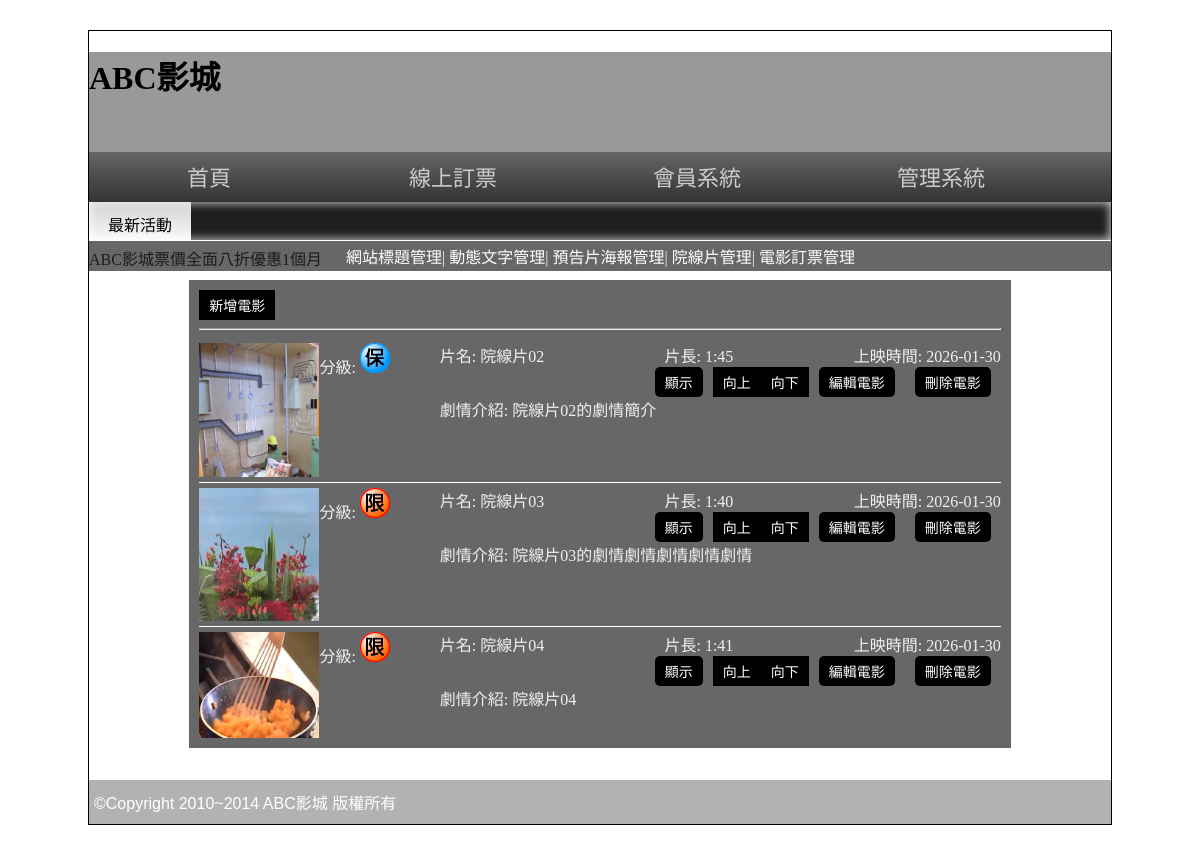
Screenshot of /back.php?do=movie (signed in) with the database file from the repository.
### tables this page shows
CREATE TABLE `movie` (
  `id` int(10) NOT NULL,
  `name` text NOT NULL,
  `level` int(1) NOT NULL,
  `long_time` int(10) NOT NULL,
  `date` date NOT NULL,
  `pub` text NOT NULL,
  `dir` text NOT NULL,
  `pre` text NOT NULL,
  `poster` text NOT NULL,
  `rank` int(10) NOT NULL,
  `sh` int(1) NOT NULL,
  `intro` text NOT NULL
);

### api/db.php (called while the page is built, shortened)
<?php
class DB{
    private $dsn = "mysql:host=localhost;dbname=db03_1;charset=utf8;";
    private $pdo;
    private $table;
    function __construct($table){
        $this->table = $table;
        $this->pdo = new PDO($this->dsn,'root','');
    }
    function all(...$arg){
        $sql = "SELECT * FROM `{$this->table}` ";
        if (isset($arg[0])) {
            if (is_array($arg[0])) {
                $tmp = $this->array_to_sql($arg[0]);
                $sql .= " WHERE " . join(" AND ", $tmp);
            }
            else {
                $sql .= $arg[0];
            }
        }
        return $this->pdo->query($sql)->fetchAll(PDO::FETCH_ASSOC);
    }
}
$Movie = new DB('movie');
?>

### back/movie.php (the view, shortened to what this page needs)
<div class="rb tab">
    <button onclick="location.href='?do=add_movie'">新增電影</button>
    <hr>
    <section id="movie_box">
        <?php
            $rows = $Movie->all(" ORDER BY `rank`");
            foreach ($rows as $key=> $row) :
                $prev_id = ($key > 0) ? $rows[$key - 1]['id'] : $row['id'];
                $next_id = ($key < count($rows) - 1) ? $rows[$key + 1]['id'] : $row['id'];
        ?>
        <div class="movie_item">
            <div class="img">
                <img src="./upload/<?=$row['poster']?>" alt="">
            </div>
            <div class="level">
                分級: <img src="./icon/<?=$row['level']?>.png" alt="">
            </div>
            <div class="box3">
                <div class="ctrl">
                    <div >片名: <?=$row['name']?></div>
                    <div >片長: <?=floor($row['long_time']/60)?>:<?=($row['long_time']%60)?></div>
                    <div >上映時間: <?=$row['date']?></div>
                </div>
                <div class="buttons">
                    <button onclick="toggle_show(<?=$row['id']?>)"><?=($row['sh'] == 1) ?"顯示":"隱藏"?></button>
                    <input type="button" class="sw" data-sw="<?=$prev_id?>-<?=$row['id']?>" value="向上">
                    <input type="button" class="sw" data-sw="<?=$next_id?>-<?=$row['id']?>" value="向下">
                    <button onclick="location.href='?do=edit_movie&id=<?=$row['id']?>'">編輯電影</button>
                    <button onclick="location.href='api/del_movie.php?id=<?=$row['id']?>'">刪除電影</button>
                </div>
                <div>
                    劇情介紹: <?=$row['intro']?>
                </div>
            </div>
        </div>
        <?php
            endforeach;
        ?>
    </section>
</div>

### back.php (shortened to what this page needs)
<?php
  include_once "./api/db.php";
?>
<!DOCTYPE html
  PUBLIC "-//W3C//DTD XHTML 1.0 Transitional//EN" "http://www.w3.org/TR/xhtml1/DTD/xhtml1-transitional.dtd">
<html xmlns="http://www.w3.org/1999/xhtml">
<head>
  <link rel="stylesheet" href="css/css.css">
  <link href="./css/s2.css" rel="stylesheet" type="text/css">
</head>
<body>
  <div id="main">
    <div id="top" style=" background:#999 center; background-size:cover; " title="替代文字">
      <h1>ABC影城</h1>
    </div>
    <div id="top2"> <a href="index.php">首頁</a> <a href="index.php?do=order">線上訂票</a> <a href="#">會員系統</a> <a
        href="back.php">管理系統</a> </div>
    <div id="text"> <span class="ct">最新活動</span>
      <marquee direction="right">
        ABC影城票價全面八折優惠1個月
      </marquee>
    </div>
    <div id="mm">
      <?php
        if (isset($_SESSION['login'])){
      ?>
      <div class="ct a rb" style="position:relative; width:101.5%; left:-1%; padding:3px; top:-9px;">
          <a href="#">網站標題管理</a>|
          <a href="#">動態文字管理</a>|
          <a href="?do=poster">預告片海報管理</a>|
          <a href="?do=movie">院線片管理</a>|
          <a href="?do=order">電影訂票管理</a>
      </div>
      <?php
        $do=$_GET['do'] ?? 'main';
        $path = "./back/$do.php";
        if (file_exists($path)) {
          include $path;
        }else {
          include "./back/main.php";
        }
      ?>
      <?php
          }
      ?>
    </div>
    <div id="bo"> ©Copyright 2010~2014 ABC影城 版權所有 </div>
  </div>
</body>
</html>

### css/css.css (style rules this page uses)
body { background:url(../icon/b.png); font-family:微軟正黑體; }
input[type='button'],input[type='submit'],input[type='reset'],button,.button { padding: 5px 10px; background:#000; color:#fff; border:none; cursor:pointer; font-size:14px; text-decoration:none; }
#main { width:1022px; min-height:766px; border:#000 1px solid; margin:30px auto 10px auto; }
#top { display:block; height:100px; }
#top2 { display:block; height:50px; background: -webkit-linear-gradient(top,#666,#333); background: -ms-linear-gradient(top,#666,#333); background: -moz-linear-gradient(top,#666,#333); background: linear-gradient(top,#666,#333); }
#top2 a { display:inline-block; width:200px; padding:12px 20px 12px 20px; text-align:center; color:#ccc; text-decoration:none; font:normal 22px/26px Open Sans,'微軟正黑體'; transition:all ease-in .3s; }
#text { display:block; height:38px; box-shadow:#CCC 0px 0px 10px 1px inset; background-color: #1e1e1e; }
#text span { width:10%; display:inline-block; padding:10px 0px 10px 0px; vertical-align:top; background: -ms-linear-gradient(top,rgba(255,255,255,0.8),rgba(255,255,255,1)); background: -webkit-linear-gradient(top,rgba(255,255,255,0.8),rgba(255,255,255,1)); background: -moz-linear-gradient(top,rgba(255,255,255,0.8),rgba(255,255,255,1)); background: linear-gradient(top,rgba(255,255,255,0.8),rgba(255,255,255,1)); }
#mm { padding:10px; min-height:520px; }
#bo { padding:10px 5px 10px 5px; min-height:20px; display:block; color:#FFF; font-family:Arial, Helvetica, sans-serif,'微軟正黑體'; font-weight:500; background:rgba(0,0,0,0.3); }
.ct { text-align:center; }
.rb { background:rgba(39,39,39,0.7); color:rgba(255,255,255,0.9); }
.tab { width:80%; display:block; margin-left:auto; margin-right:auto; min-height:100px; padding:10px; }
.a a { color:#FFF; text-decoration:none; }

### back/movie.php (style rules this page uses)
.movie_item { width: 100%; display: flex; padding: 5px 0; border-bottom: 1px solid white; }
.ctrl { display: flex; justify-content: space-between; }
.img { width: 15%; }
.level { width: 15%; }
.box3 { flex:1 }
.buttons { display: flex; justify-content: flex-end; }
.buttons button { border-radius: 5px; margin: 0 10px; }
#movie_box { max-height: 400px; overflow-y: scroll; }

### rows the page displays
movie: poster (picture), shows a picture, name "院線片02", floor($row['long_time']/60) "1", $row['long_time']%60 "45", date "2026-01-30", sh "顯示", intro "院線片02的劇情簡介"
movie: poster (picture), name "院線片03", floor($row['long_time']/60) "1", $row['long_time']%60 "40", date "2026-01-30", sh "顯示", intro "院線片03的劇情劇情劇情劇情劇情"
movie: poster (picture), name "院線片04", floor($row['long_time']/60) "1", $row['long_time']%60 "41", date "2026-01-30", sh "顯示", intro "院線片04"
